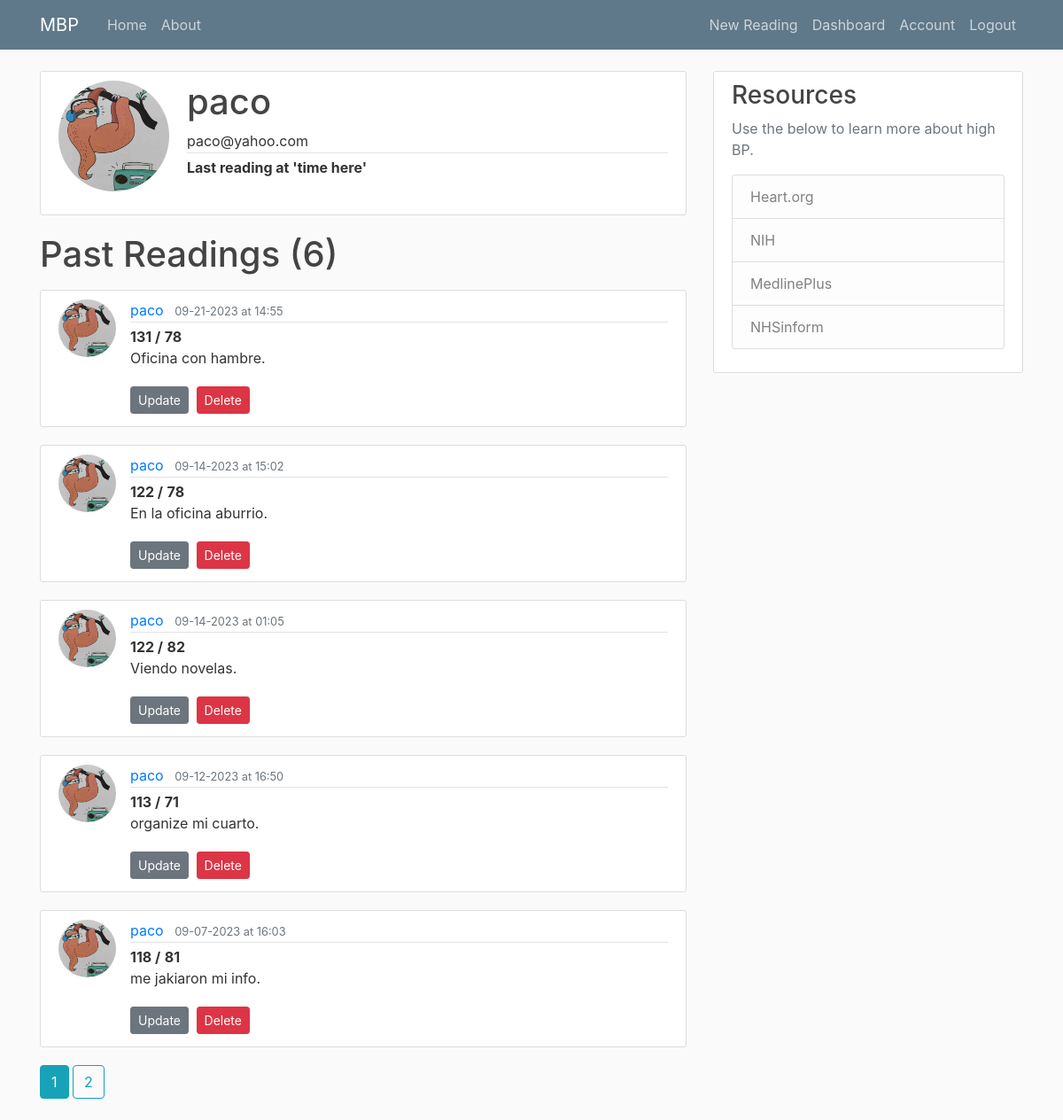
Screenshot of /user/paco (signed in) with the database file from the repository.
### mbp/models.py (models this page shows, shortened)
class User(db.Model, UserMixin):
    id = db.Column(db.Integer, primary_key=True)
    username = db.Column(db.String(20), unique=True, nullable=False)
    email = db.Column(db.String(120), unique=True, nullable=False)
    image_file = db.Column(db.String(20), nullable=False, default='default.jpg')
    password = db.Column(db.String(60), nullable=False)
    readings = db.relationship('Reading', backref='user', lazy=True)

class Reading(db.Model):
    id = db.Column(db.Integer, primary_key=True)
    sys = db.Column(db.String(3), nullable=False)
    dia = db.Column(db.String(3), nullable=False)
    notes = db.Column(db.Text, nullable=False)
    date_posted = db.Column(db.DateTime, nullable=False, default=datetime.utcnow)
    user_id = db.Column(db.Integer, db.ForeignKey('user.id'), nullable=False)

### mbp/users/routes.py (the view)
@users.route('/user/<string:username>')
@login_required
def user_readings(username):
    image_file = url_for('static', filename='profile_pics/' + current_user.image_file)
    page = request.args.get('page', 1, type=int) #Grab the page we want. In this case page one. Set type integer as the page number.
    user = User.query.filter_by(username=username).first_or_404()
    reading = Reading.query.filter_by(user=user)\
        .order_by(Reading.date_posted.desc())\
        .paginate(page=page, per_page=5) #Show 5 readings per page. Can use http://localhost:8000/home?page=3 to navigate to pages.
    return render_template('user_readings.html', title='Dashboard2', reading=reading, user=user, username=username, image_file=image_file)

### mbp/models.py (called while the page is built)
@login_manager.user_loader
def load_user(user_id):
    return User.query.get(int(user_id))

### mbp/templates/user_readings.html (shortened to what this page needs)
{% extends "base.html" %}
{% block content %}
<div class="content-section">
    <div class="media">
      <img class="rounded-circle account-img" src="{{ image_file }}">
      <div class="media-body">
        <h2 class="account-heading">{{ current_user.username }}</h2>
        <p class="article-metadata">{{ current_user.email }}</p>
        <p class="font-weight-bold">Last reading at 'time here'</p>
      </div>
    </div>
  </div>
    <h1 class="mb-3">Past Readings  ({{ reading.total }})</h1>
    {% for reading in reading.items %}
    <article class="media content-section">
      <img class="rounded-circle article-img" src="{{ url_for('static', filename='profile_pics/' + reading.user.image_file) }}" />
      <div class="media-body">
        <div class="article-metadata">
          <a class="mr-2" href="{{ url_for('users.user_readings', username=reading.user.username) }}">{{ reading.user.username }}</a>
          <small class="text-muted">{{ reading.date_posted.strftime('%m-%d-%Y at %H:%M') }}</small>
        </div>
        <text class="font-weight-bold">{{ reading.sys }} /</text>
          <text class="font-weight-bold">{{ reading.dia}}</text>
          <p class="article-content">{{ reading.notes }}</p>
          <a class="btn btn-secondary btn-sm mt-1 mb-1" href="{{ url_for('readings.update_reading', reading_id=reading.id) }}">Update</a>
        <button type="button" class="btn btn-danger btn-sm m-1" data-toggle="modal" data-target="#deleteModal">Delete</button>
      </div>
    </article>
    {% endfor %}
    {% for page_num in reading.iter_pages(left_edge=1, right_edge=1, left_current=1, right_current=2) %}
      {% if page_num %}
        {% if reading.page == page_num %}
          <a class="btn btn-info mb-4" href="{{ url_for('users.user_readings', username=user.username, page=page_num) }}">{{ page_num }}</a>
        {% else %}
          <a class="btn btn-outline-info mb-4" href="{{ url_for('users.user_readings', username=user.username, page=page_num) }}">{{ page_num }}</a>
        {% endif %}
      {% else %}
        ...
      {% endif %}
    {% endfor %}
{% endblock content %}

### mbp/static/css/main.css (style rules this page uses)
body { background: #fafafa; color: #333333; margin-top: 5rem; }
h1, h2, h3, h4, h5, h6 { color: #444444; }
.content-section { background: #ffffff; padding: 10px 20px; border: 1px solid #dddddd; border-radius: 3px; margin-bottom: 20px; }
.article-content { white-space: pre-line; }
.article-img { height: 65px; width: 65px; margin-right: 16px; }
.article-metadata { padding-bottom: 1px; margin-bottom: 4px; border-bottom: 1px solid #e3e3e3 }
.account-img { height: 125px; width: 125px; margin-right: 20px; margin-bottom: 16px; }
.account-heading { font-size: 2.5rem; }

### rows the page displays
User: username "paco", email "paco@yahoo.com"
Reading: image_file (placeholder picture), user.username "paco", date_posted "09-21-2023 at 14:55", sys "131", dia "78", notes "Oficina con hambre."
Reading: image_file (placeholder picture), user.username "paco", date_posted "09-14-2023 at 15:02", sys "122", dia "78", notes "En la oficina aburrio."
Reading: image_file (placeholder picture), user.username "paco", date_posted "09-14-2023 at 01:05", sys "122", dia "82", notes "Viendo novelas."
Reading: image_file (placeholder picture), user.username "paco", date_posted "09-12-2023 at 16:50", sys "113", dia "71", notes "organize mi cuarto."
Reading: image_file (placeholder picture), user.username "paco", date_posted "09-07-2023 at 16:03", sys "118", dia "81", notes "me jakiaron mi info."

### other values shown
{{ reading.total }} "6"
{{ page_num }} "1"
{{ page_num }} "2"
